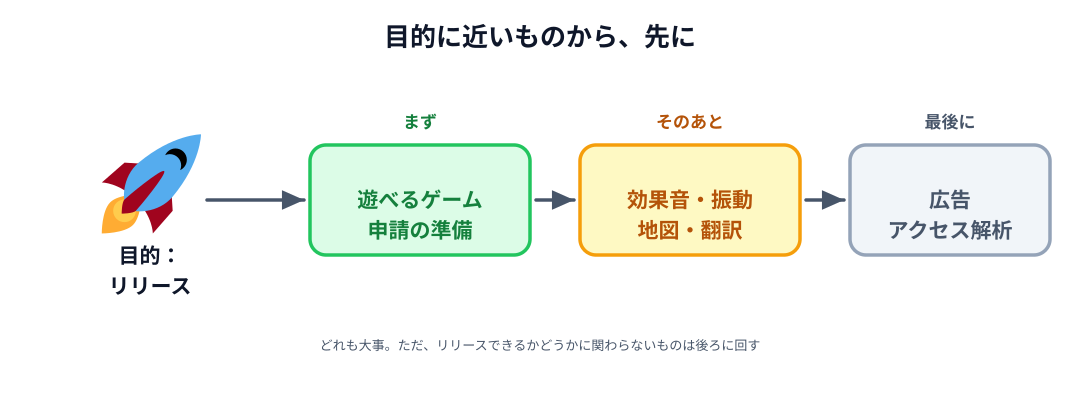

Here is the Python script that generated this plot:
# 06-priority.svg
# スキーマ: NEAR-FAR + SOURCE-PATH-GOAL（目的に近いものから先に）
# 目的を「リリース」に絞ったので、収益化と解析が最後に回ったことを見せる

import sys

sys.path.insert(0, "/Users/seekseep/.claude/skills/genfig")
from genfig import Canvas, PALETTE

c = Canvas(1080, 400)
c.text(540, 46, "目的に近いものから、先に", scale="xl")

goal = c.node(150, 200, "目的：\nリリース", emoji_cp="1f680", w=180, h=110)  # 🚀
first = c.node(420, 200, "遊べるゲーム\n申請の準備", shape="sticky", color="green", w=220, h=110)
then = c.node(690, 200, "効果音・振動\n地図・翻訳", shape="sticky", color="yellow", w=220, h=110)
last = c.node(950, 200, "広告\nアクセス解析", shape="sticky", color="gray", w=200, h=110)

c.link(goal, first)
c.link(first, then)
c.link(then, last)

c.text(420, 128, "まず", scale="md", fill=PALETTE["green"]["text"])
c.text(690, 128, "そのあと", scale="md", fill=PALETTE["yellow"]["text"])
c.text(950, 128, "最後に", scale="md", fill=PALETTE["gray"]["text"])

c.text(540, 350, "どれも大事。ただ、リリースできるかどうかに関わらないものは後ろに回す",
       scale="sm")

c.save("06-priority.svg")
